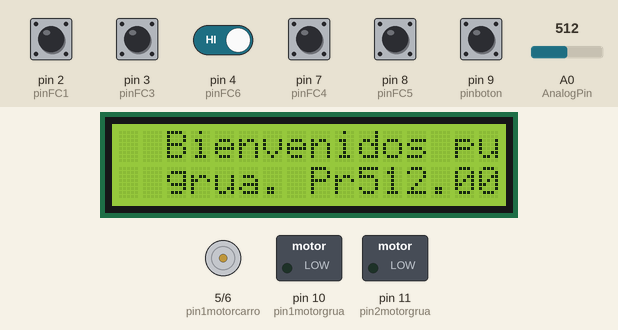
The sketch below on a simulated Arduino Uno, built with avr-gcc and run on an emulated ATmega328P. On the bench: 16×2 character LCD, motor-driver pin pairs drawn as motors (green arrow = first pin HIGH = forward, orange = second pin HIGH = backward, longer = more drive), switched loads named in the sketch (green lamp = pin HIGH). The inputs (shaded band) are chosen by the test bench; at power-on: pin 2 (pinFC1), pin 3 (pinFC3), pin 4 (pinFC6), pin 7 (pinFC4), pin 8 (pinFC5) HIGH, pin 9 (pinboton) LOW, A0 (AnalogPin) = 512.

Above: at 1.3 s.
1.4 s: pin 9 (pinboton) pulled HIGH for 0.15 s
At 2.1 s:
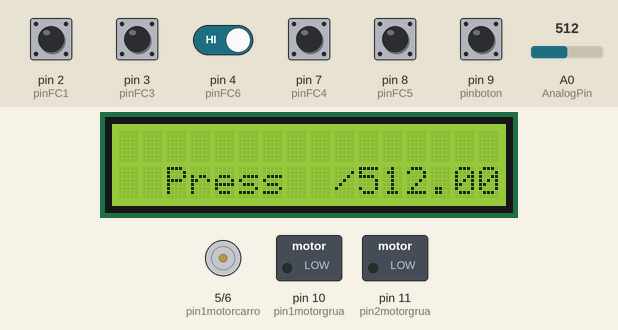
3.3 s: A0 (AnalogPin) set to 716
At 4.5 s:
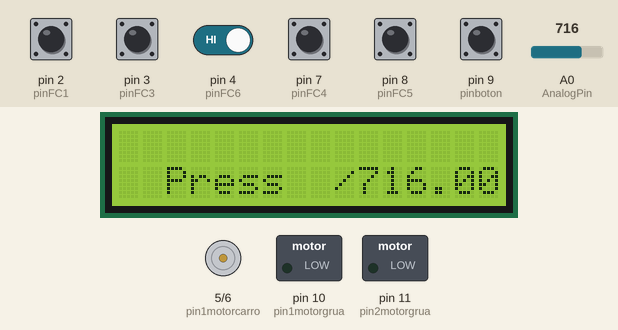
4.8 s: pin 9 (pinboton) pulled HIGH for 1 s
At 5.04 s:
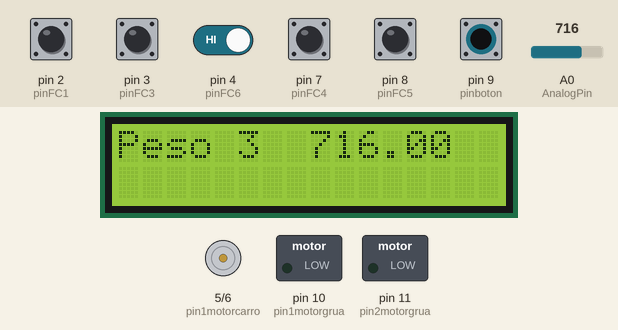
7.3 s: A0 (AnalogPin) set to 900
At 7.9 s:
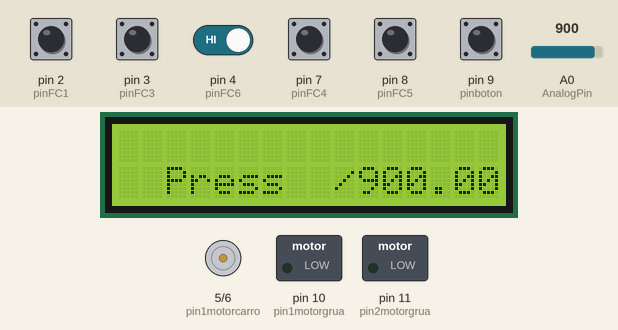
8.8 s: A0 (AnalogPin) set to 1023
At 9.2 s:
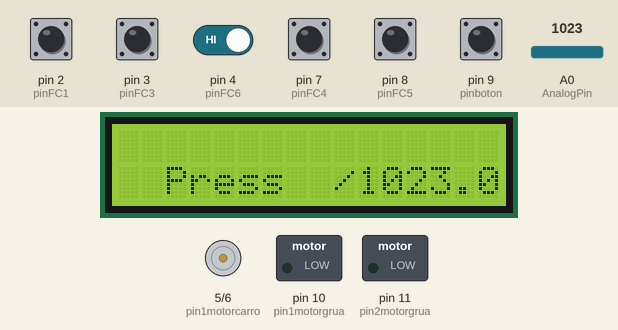
10.3 s: pin 4 (pinFC6) driven LOW and pin 9 (pinboton) driven HIGH
At 11.8 s:
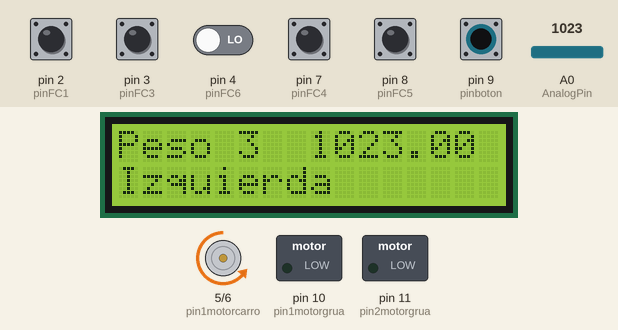
Timing chart, 0 to 13.1 s (numbered marks = the images above; inputs shaded):
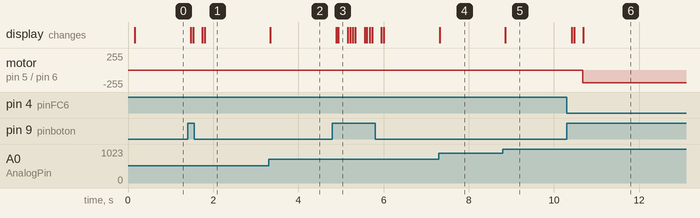

Measured:
- after the input at 1.4 s, the display: first changes after 0.07 s (image 1 shows a later state)
- after the input at 3.3 s, the display: changes at once (image 2)
- after the input at 4.8 s, the display: first changes after 0.08 s (image 3 shows a later state)
- after the input at 7.3 s, the display: changes at once (image 4)
- after the input at 8.8 s, the display: changes after 0.05 s (image 5)
- after the input at 10.3 s, motor on pin 5 (pin1motorcarro) / pin 6 (pin2motorcarro): stopped → backward 190/255 after 0.38 s; the display: first changes after 0.12 s (image 6 shows a later state)

The sketch:

Puente_Grua_5.ino
```cpp
//Para la pantalla
#include <Wire.h>
#include <LCD.h>
#include <LiquidCrystal_I2C.h>
#define I2C_ADDR    0x27
#include <SoftwareSerial.h>
LiquidCrystal_I2C             lcd(I2C_ADDR,2, 1, 0, 4, 5, 6, 7);
#include "Print.h"
float Peso;         //Variable de Lectura del sensor.
int peso=0;
int s0=0;
int s1=0;
int s3=0;
int s6=0;
int s4=0;
int s5=0;
int AnalogPin = 0;               //Pin Sensor de peso
const int pin1motorcarro=5;     //Pin 1 Motor Carro Superior
const int pin2motorcarro=6;     //Pin 2 Motor Carro Superior
const int pin1motorgrua=10;       //Pin 1 Motor Grua
const int pin2motorgrua=11;       //Pin 2 Motor Grua
const int pinFC1=2;              //Pin señal FC 2
const int pinFC3=3;              //Pin señal FC 3
const int pinFC6=4;              //Pin señal FC 7
const int pinFC4=7;              //Pin señal FC 8
const int pinFC5=8;              //Pin señal FC 5
const int pinboton=9;              //Pin señal FC 5

int pwm1=190;                    //Velocidad Motor Carro superior
int pwm2=255;                    //Velocidad Motor Grua
int pwm3=160;                    //Velocidad Motor Grua

void setup() {
  //Configuracion de Pantalla
  lcd.begin (16,2);    // Inicializar el display con 16 caraceres 2 lineas
  lcd.setBacklightPin(3,POSITIVE);
  lcd.setBacklight(HIGH);
    lcd.setCursor(2,0);
    lcd.print("Bienvenidos puente");
    lcd.setCursor(2,1);
    lcd.print("grua. Press/start/");
    delay(50);

//Serial.begin(9600);   //Inicia comunicación serie-PC
pinMode(pin1motorcarro,OUTPUT);
pinMode(pin2motorcarro,OUTPUT);
pinMode(pin1motorgrua, OUTPUT);
pinMode(pin2motorgrua, OUTPUT);
pinMode(pinFC1, INPUT);
pinMode(pinFC3, INPUT);
pinMode(pinFC6, INPUT);
pinMode(pinFC4, INPUT);
pinMode(pinFC5, INPUT);
pinMode(pinboton, INPUT);
}

void loop() {
s1 = digitalRead(pinFC1);  //Leemos el estado del final de carrera
s3 = digitalRead(pinFC3);  //Leemos el estado del final de carrera
s4 = digitalRead(pinFC4);  //Leemos el estado del final de carrera
s5 = digitalRead(pinFC5);  //Leemos el estado del final de carrera
s6 = digitalRead(pinFC6);  //Leemos el estado del final de carrera
s0 = digitalRead(pinboton);  //Leemos el estado del final de carrera

Peso = analogRead(AnalogPin); // La Resistencia es igual a la lectura del sensor (Analog 0)
    lcd.setCursor(10,1);
    //lcd.print("Peso=");
    //lcd.setCursor(8,0);
    lcd.print(Peso);
       delay(50);


if(s0==HIGH){
pesar();


switch (peso) {
    case 1:
      subir();
      while(s4==LOW){
        derecha();
        s4 = digitalRead(pinFC4); } //Leemos el estado del final de carrera
       parar_carro();
       bajar();
       delay(200);
       subir();
       izquierda();
       bajar();
       parar_grua();
       lcd.clear();
       lcd.setCursor(2,1);
       lcd.print("Press  /start/");
    delay(50);
      break;

    case 2:
      subir();
      while(s4==LOW){
        derecha();
         s4 = digitalRead(pinFC4); } //Leemos el estado del final de carrera
       parar_carro();
       bajar();
       delay(200);
       subir();
       while(s5==LOW){
        derecha();
         s5 = digitalRead(pinFC5); } //Leemos el estado del final de carrera
        parar_carro();
         bajar();
       delay(200);
       subir();
       izquierda();
       bajar();
       parar_grua();
       lcd.clear();
       lcd.setCursor(2,1);
       lcd.print("Press  /start/");
    delay(50);
      break;

    case 3:
      subir();
      while(s5==LOW){
        derecha();
         s5 = digitalRead(pinFC5); } //Leemos el estado del final de carrera
       parar_carro();
       bajar();
       delay(200);
       subir();
       izquierda();
       bajar();
       parar_grua();
       lcd.clear();
       lcd.setCursor(2,1);
       lcd.print("Press  /start/");
    delay(50);
      break;

    default:
      // if nothing else matches, do the default
      // default is optional
    break;
  }


}
}


void derecha(){
    analogWrite(pin1motorcarro,pwm1); //encendemos derecha
    analogWrite(pin2motorcarro,0);
          lcd.setCursor(0,1);
      lcd.print("Derecha          ");
    }  //encendemos derecha


void izquierda(){
  s6 = digitalRead(pinFC6);  //Leemos el estado del final de carrera
    while(s6==LOW){
    analogWrite(pin1motorcarro,0);     //apagamos subida
    analogWrite(pin2motorcarro,pwm1);
          lcd.setCursor(0,1);
      lcd.print("Izquierda           ");
    s6 = digitalRead(pinFC6);  //Leemos el estado del final de carrera
    }   //apagamos subida

    analogWrite(pin1motorcarro,0);     //apagamos subida
    analogWrite(pin2motorcarro,0);   }  //apagamos subida


void subir(){
  s3 = digitalRead(pinFC3);  //Leemos el estado del final de carrera
    while(s3==LOW){
    analogWrite(pin1motorgrua,pwm2);       //Encendemos Subida
    analogWrite(pin2motorgrua,0);//Encendemos Subida
          lcd.setCursor(0,1);
      lcd.print("Subiendo       ");
      s3 = digitalRead(pinFC3);  }        //Leemos el estado del final de carrera

    analogWrite(pin1motorgrua,0);       //Apagamos Subida
    analogWrite(pin2motorgrua,0); }     //Apagamos Subida

void bajar(){
  s1 = digitalRead(pinFC1);  //Leemos el estado del final de carrera
  while(s1==LOW){
    analogWrite(pin1motorgrua,0);       //Encendemos bajada
    analogWrite(pin2motorgrua,pwm3);    //Encendemos bajada
      lcd.setCursor(0,1);
      lcd.print("Bajando        ");
     s1 = digitalRead(pinFC1);}  //Leemos el estado del final de carrera

    analogWrite(pin1motorgrua,0);       //Encendemos bajada
    analogWrite(pin2motorgrua,0);}      //Encendemos bajada


void parar_carro(){
    analogWrite(pin1motorcarro,0); //apagamos derecha
    analogWrite(pin2motorcarro,0);} //apagamos derecha


void parar_grua(){
    analogWrite(pin1motorgrua,0); //apagamos derecha
    analogWrite(pin2motorgrua,0);
    peso=0;   } //apagamos derecha


void pesar(){
Peso = analogRead(AnalogPin); // La Resistencia es igual a la lectura del sensor (Analog 0)
  //Mostrar el Peso en pantalla LCD
    lcd.clear();
    lcd.setCursor(0,0);
    lcd.print("Peso=");
    lcd.setCursor(8,0);
    lcd.print(Peso);
       delay(50);

if(Peso<75 && Peso>45){
      lcd.setCursor(0,0);
      lcd.print("Peso 1");
      peso=1;   }
if(Peso>=75 && Peso<100){
      lcd.setCursor(0,0);
      lcd.print("Peso 2");
      peso=2;     }
if(Peso>=100){
      lcd.setCursor(0,0);
      lcd.print("Peso 3");
      peso=3;     }

}
```
